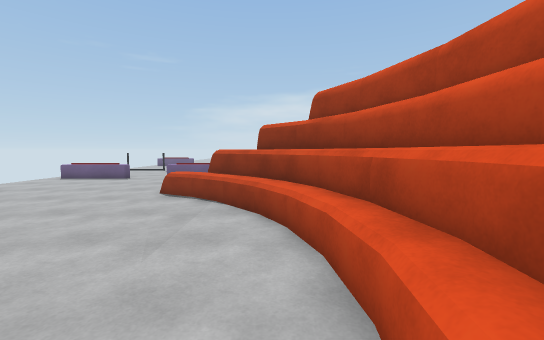
view 1 (above)

16 first-person views from a walk through a 3-D level made in the Unity game engine. The camera is 1.5 m above the floor, tilts 4° down and sees 90° across. The floor is counted in squares, 1 m on a side. Each view is taken from the middle of a square. On the plan, view 1 faces up. The plan holds only what a view shows up to about 14 squares ahead; the rest is blank. The place goes on beyond the plan. The player character is not drawn.

view 2
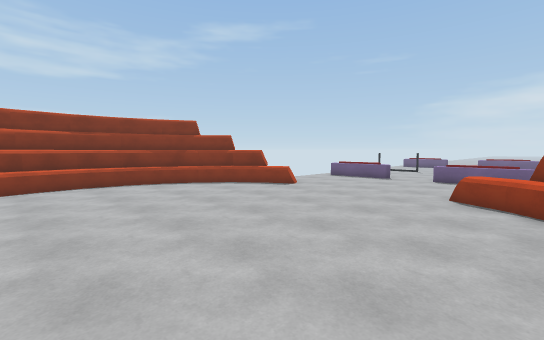

view 3
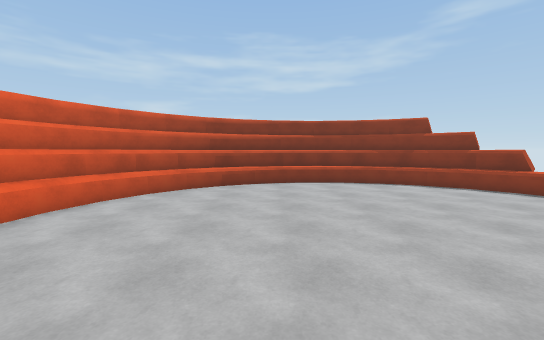

view 4
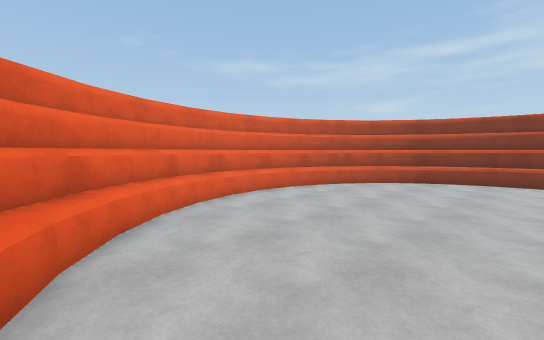

view 5
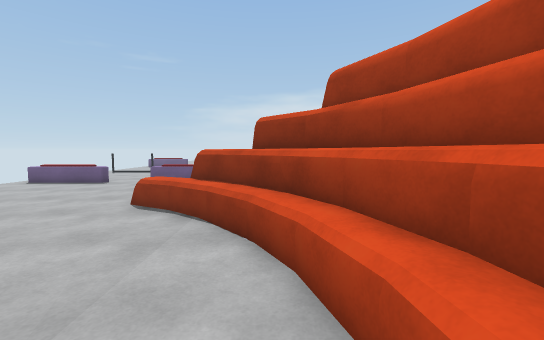

view 6
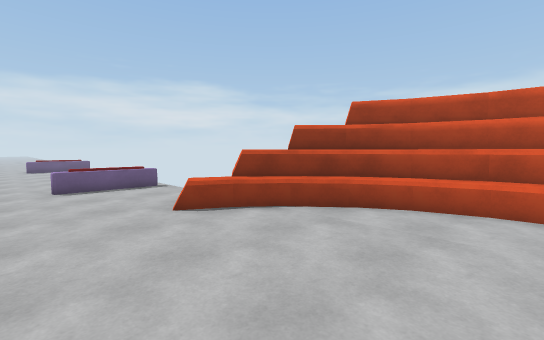

view 7
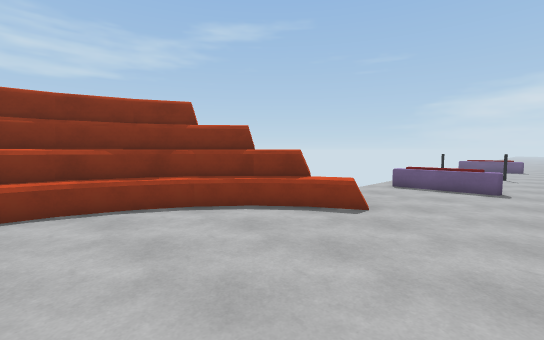

view 8
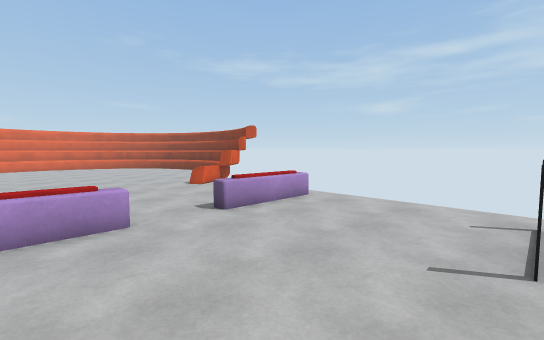

view 9
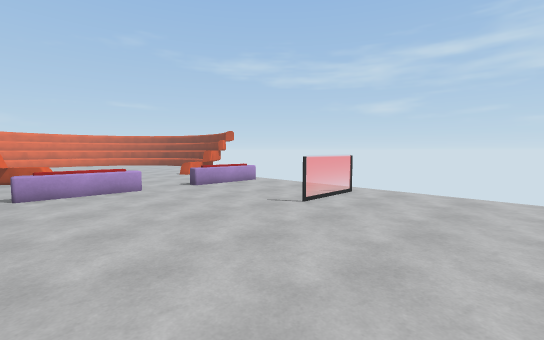

view 10
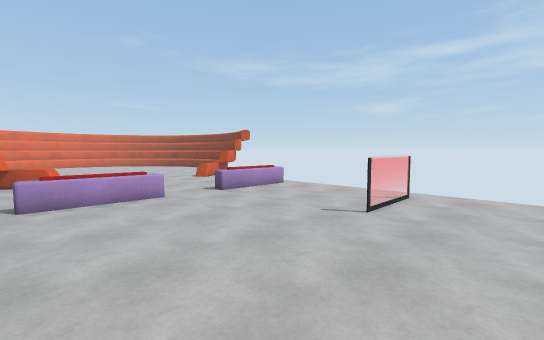

view 11
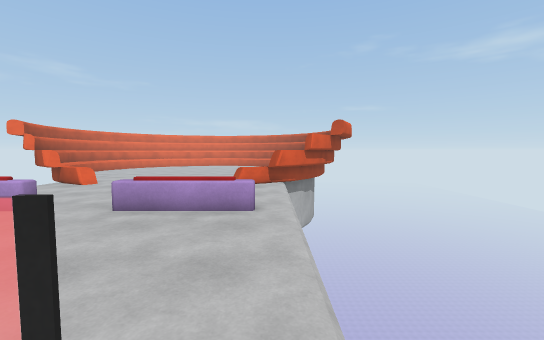

view 12
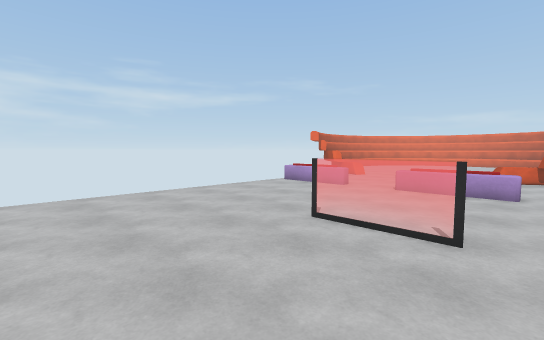

view 13
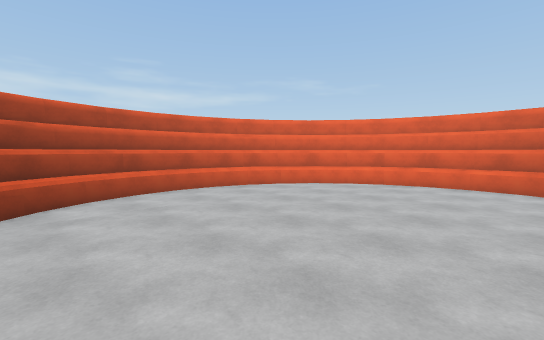

view 14
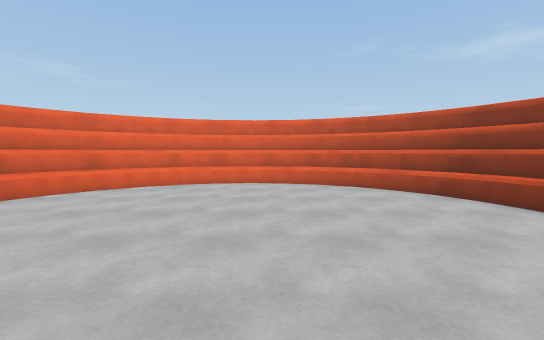

view 15
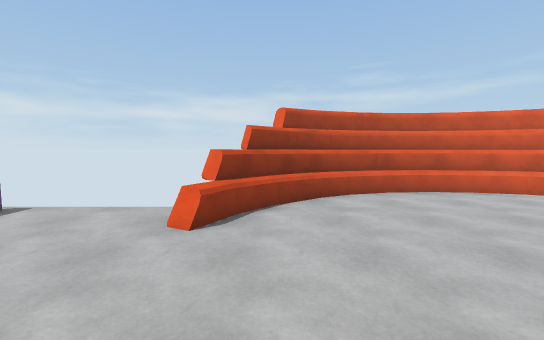

view 16
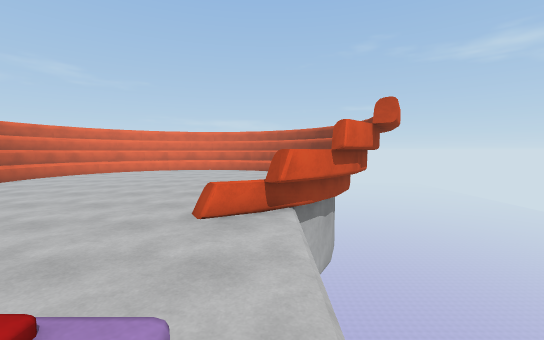

### Floor plan
Key: @ floor where view 1 was taken; # wall or solid block; . floor; = window, fence, low wall or low ledge; ^ raised ledge; v drop or lower ground; O other object.
Columns run from 16 left of view 1 to 2 right of it. Each row starts with its distance up from view 1.
 26     ...........
 25     ...........
 24     ...........
 23     ...........
 22     ...........
 21     .=#=.......
 20    v...........
 19    v...........
 18    v...........
 17    v...........
 16    v...........
 15    v.OOOO.OOOOO
 14    v...........
 13    v...........
 12    v...........
 11    v...........
 10    v#==......^#
  9   v##^......=^##v
  8  v##=.........^^#v
  7  #^^...........=##
  6 v#^.............^#v
  5 #^..............=^#
  4 #^...............^#
  3 #^...............^#
  2 #^...............^#
  1 #^...............^#
  0 #^..............@^#
 -1 ##^.............^^#
 -2 v#^.............^#
 -3  ##^...........^##
 -4  v#^^.........^##
 -5    ##^^.....^^##
 -6     v##^^^^^##v
 -7       v#####v

Where each view was taken, in squares from view 1:
view 1: 0 up, 0 right, facing up
view 2: 0 up, 2 left, facing up-left
view 3: 0 up, 2 left, facing left
view 4: 2 up, 0 right, facing down-left
view 5: 2 up, 0 right, facing up
view 6: 3 up, 7 left, facing up-right
view 7: 3 up, 7 left, facing up-left
view 8: 21 up, 4 left, facing down-left
view 9: 26 up, 2 left, facing down-left
view 10: 24 up, 2 left, facing down-left
view 11: 22 up, 12 left, facing down
view 12: 26 up, 12 left, facing down-right
view 13: 7 up, 9 left, facing down-right
view 14: 7 up, 8 left, facing down
view 15: 8 up, 9 left, facing right
view 16: 16 up, 12 left, facing down
